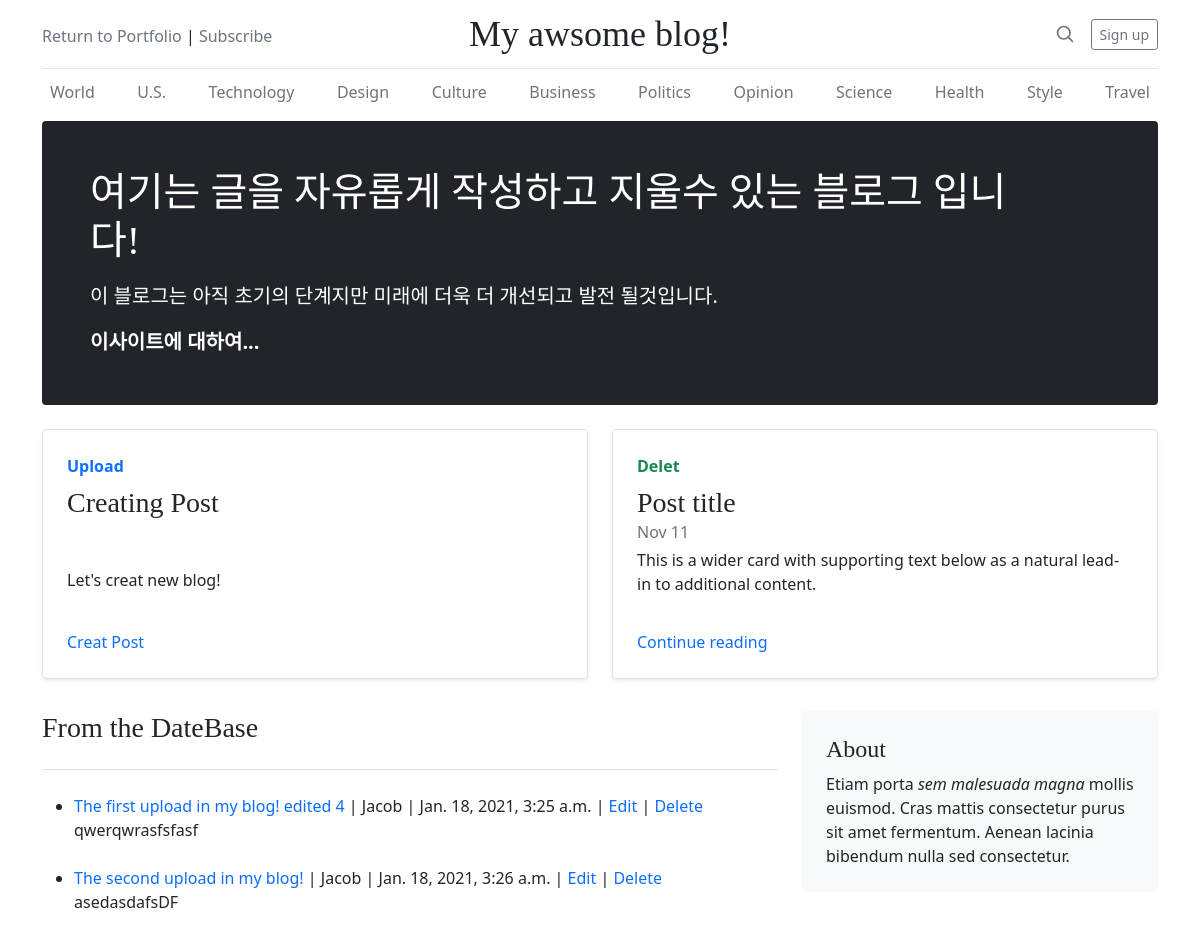
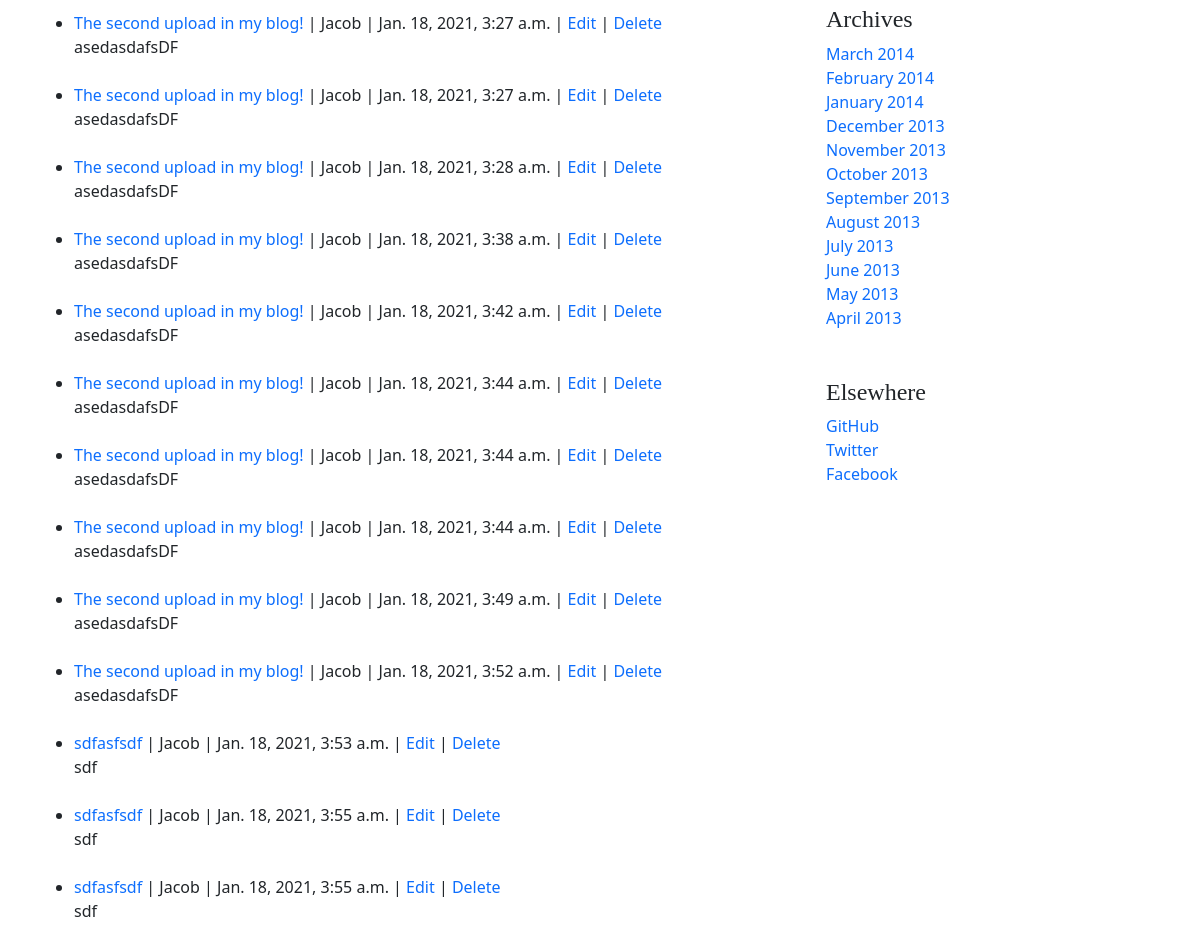
The page /blog/New/ (upper part) on the database as committed earlier (2 pictures, top to bottom).
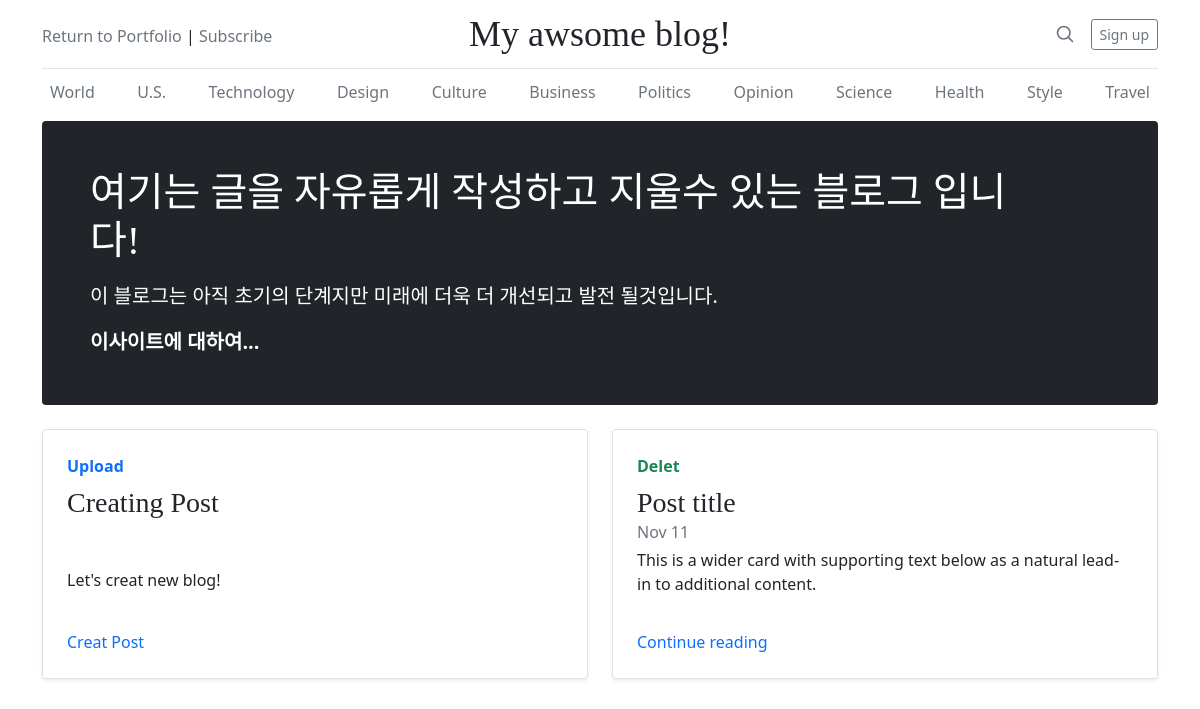
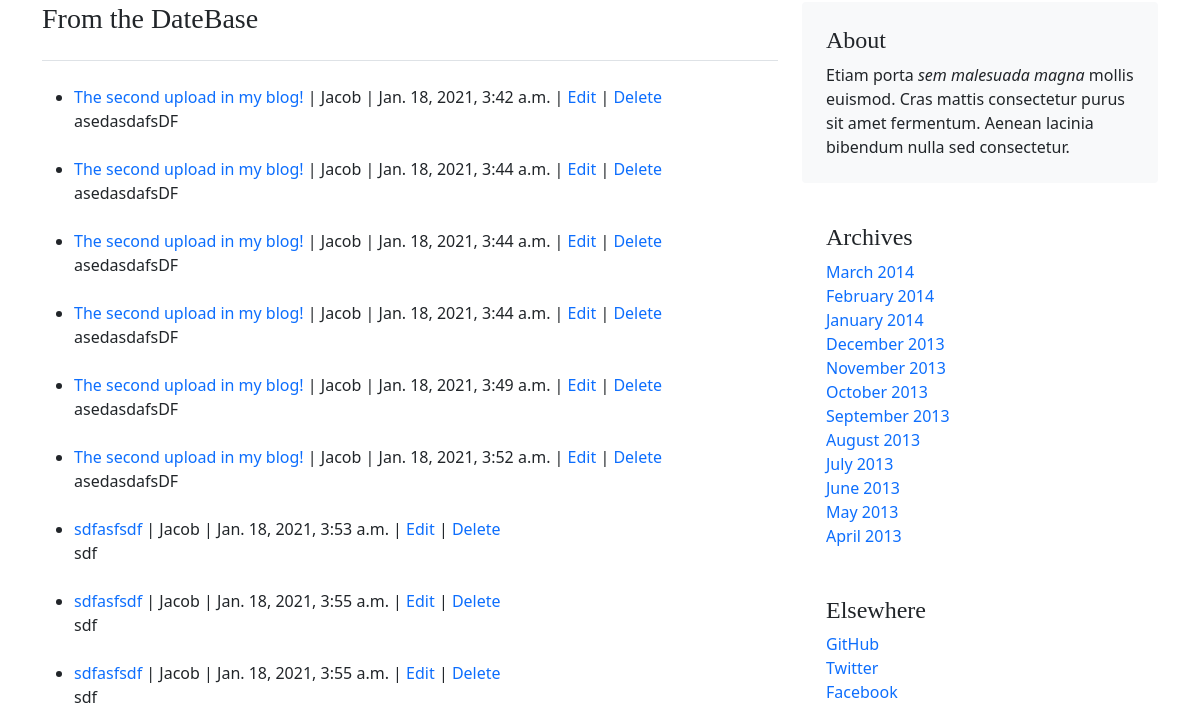
The same page on the database as committed later (2 pictures, top to bottom).
### blog/models.py (models this page shows, shortened)
class Post(models.Model):
    title = models.CharField(max_length=200)
    title_tag = models.CharField(max_length=200)
    title_image = models.ImageField(blank=True)
    author = models.ForeignKey(User, on_delete=models.CASCADE)
    content = models.TextField()
    createDate = models.DateTimeField(auto_now_add=True)
    updateDate = models.DateTimeField(auto_now_add=True)
    category = models.ManyToManyField(Category, help_text="글의 분류를 설정하세요.")

### blog/views.py (the view)
# urls.py: path('New/', HomeView.as_view(), name='New'),
class HomeView(ListView):
    model = Post
    template_name = 'New.html'

### blog/templates/New.html (shortened to what this page needs)
<!DOCTYPE html>
<html lang="en">
    <head>
    {%load static%}
        <link rel="stylesheet" href="{% static 'css/blog.css' %}">
        <link href="https://cdn.jsdelivr.net/npm/bootstrap@5.0.0-beta1/dist/css/bootstrap.min.css" rel="stylesheet">
      </head>
      <body>
        <div class="container">
          <header class="blog-header py-3">
            <div class="row flex-nowrap justify-content-between align-items-center">
              <div class="col-4 pt-1">
                <a class="link-secondary" href="{% url 'index' %}">Return to Portfolio</a> |
                <a class="link-secondary" href="#">Subscribe</a>
              </div>
              <div class="col-4 text-center">
                <a class="blog-header-logo text-dark" href="#">My awsome blog!</a>
              </div>
              <div class="col-4 d-flex justify-content-end align-items-center">
                <a class="link-secondary" href="#" aria-label="Search">
                  <svg xmlns="http://www.w3.org/2000/svg" width="20" height="20" fill="none" stroke="currentColor" stroke-linecap="round" stroke-linejoin="round" stroke-width="2" class="mx-3" role="img" viewBox="0 0 24 24"><title>Search</title><circle cx="10.5" cy="10.5" r="7.5"/><path d="M21 21l-5.2-5.2"/></svg>
                </a>
                <a class="btn btn-sm btn-outline-secondary" href="#">Sign up</a>
              </div>
            </div>
          </header>
          <div class="nav-scroller py-1 mb-2">
            <nav class="nav d-flex justify-content-between">
              <a class="p-2 link-secondary" href="#">World</a>
              <a class="p-2 link-secondary" href="#">U.S.</a>
              <a class="p-2 link-secondary" href="#">Technology</a>
              <a class="p-2 link-secondary" href="#">Design</a>
              <a class="p-2 link-secondary" href="#">Culture</a>
              <a class="p-2 link-secondary" href="#">Business</a>
              <a class="p-2 link-secondary" href="#">Politics</a>
              <a class="p-2 link-secondary" href="#">Opinion</a>
              <a class="p-2 link-secondary" href="#">Science</a>
              <a class="p-2 link-secondary" href="#">Health</a>
              <a class="p-2 link-secondary" href="#">Style</a>
              <a class="p-2 link-secondary" href="#">Travel</a>
            </nav>
          </div>
        </div>
        <main class="container">
          <div class="p-4 p-md-5 mb-4 text-white rounded bg-dark">
            <div class="col-md-11 px-0">
              <h1 class="display-6 font-italic">여기는 글을 자유롭게 작성하고 지울수 있는 블로그 입니다!</h1>
              <p class="lead my-3">이 블로그는 아직 초기의 단계지만 미래에 더욱 더 개선되고 발전 될것입니다.</p>
              <p class="lead mb-0"><a href="#" class="text-white fw-bold">이사이트에 대하여...</a></p>
            </div>
          </div>
          <div class="row mb-2">
            <div class="col-md-6">
              <div class="row g-0 border rounded overflow-hidden flex-md-row mb-4 shadow-sm h-md-250 position-relative">
                <div class="col p-4 d-flex flex-column position-static">
                  <strong class="d-inline-block mb-2 text-primary">Upload</strong>
                  <h3 class="mb-0">Creating Post</h3>
                  <br></br>
                  <p class="card-text mb-auto">Let's creat new blog!</p>
                  <a href="{% url 'CreatePost' %}" class="stretched-link">Creat Post</a>
                </div>
              </div>
            </div>
            <div class="col-md-6">
              <div class="row g-0 border rounded overflow-hidden flex-md-row mb-4 shadow-sm h-md-250 position-relative">
                <div class="col p-4 d-flex flex-column position-static">
                  <strong class="d-inline-block mb-2 text-success">Delet</strong>
                  <h3 class="mb-0">Post title</h3>
                  <div class="mb-1 text-muted">Nov 11</div>
                  <p class="mb-auto">This is a wider card with supporting text below as a natural lead-in to additional content.</p>
                  <a href="#" class="stretched-link">Continue reading</a>
                </div>
              </div>
            </div>
          </div>
          <div class="row">
            <div class="col-md-8">
              <h3 class="pb-4 mb-4 font-italic border-bottom">
                From the DateBase
              </h3>
              <ul>
              {% for post in object_list %}
                  <li><a href="{% url 'Detail' post.pk %}">{{ post.title }}</a>
                     | {{ post.author }} | {{post.createDate}} |
                     <a href="{% url 'update_post' post.pk %}">Edit</a> |
                     <a href="{% url 'delete_post' post.pk %}">Delete</a> </br>
                  {{ post.content }}</li><br/>
              {% endfor %}
              </ul>
            </div>
            <div class="col-md-4">
              <div class="p-4 mb-3 bg-light rounded">
                <h4 class="font-italic">About</h4>
                <p class="mb-0">Etiam porta <em>sem malesuada magna</em> mollis euismod. Cras mattis consectetur purus sit amet fermentum. Aenean lacinia bibendum nulla sed consectetur.</p>
              </div>
              <div class="p-4">
                <h4 class="font-italic">Archives</h4>
                <ol class="list-unstyled mb-0">
                  <li><a href="#">March 2014</a></li>
                  <li><a href="#">February 2014</a></li>
                  <li><a href="#">January 2014</a></li>
                  <li><a href="#">December 2013</a></li>
                  <li><a href="#">November 2013</a></li>
                  <li><a href="#">October 2013</a></li>
                  <li><a href="#">September 2013</a></li>
                  <li><a href="#">August 2013</a></li>
                  <li><a href="#">July 2013</a></li>
                  <li><a href="#">June 2013</a></li>
                  <li><a href="#">May 2013</a></li>
                  <li><a href="#">April 2013</a></li>
                </ol>
              </div>
              <div class="p-4">
                <h4 class="font-italic">Elsewhere</h4>
                <ol class="list-unstyled">
                  <li><a href="#">GitHub</a></li>
                  <li><a href="#">Twitter</a></li>
                  <li><a href="#">Facebook</a></li>
                </ol>
              </div>
            </div>
          </div>
        </main>
      </body>
</html>

### static/css/blog.css (style rules this page uses)
.blog-header { line-height: 1; border-bottom: 1px solid #e5e5e5; }
.blog-header-logo { font-family: "Playfair Display", Georgia, "Times New Roman", serif; font-size: 2.25rem; }
h1, h2, h3, h4, h5, h6 { font-family: "Playfair Display", Georgia, "Times New Roman", serif; }
.nav-scroller { position: relative; z-index: 2; height: 2.75rem; overflow-y: hidden; }
.nav-scroller .nav { display: flex; flex-wrap: nowrap; padding-bottom: 1rem; margin-top: -1px; overflow-x: auto; text-align: center; white-space: nowrap; -webkit-overflow-scrolling: touch; }
@media (min-width: 768px) { .h-md-250 { height: 250px; } }

### blog/templates/New.html (style rules this page uses)
a { text-decoration:none }

Rows that differ between the two databases and show on the page:
removed Post: title "The first upload in my blog! edited 4", author "Jacob", createDate "Jan. 18, 2021, 3:25 a.m.", content "qwerqwrasfsfasf"
removed Post: title "The second upload in my blog!", author "Jacob", createDate "Jan. 18, 2021, 3:26 a.m.", content "asedasdafsDF"
removed Post: title "The second upload in my blog!", author "Jacob", createDate "Jan. 18, 2021, 3:27 a.m.", content "asedasdafsDF"
removed Post: title "The second upload in my blog!", author "Jacob", createDate "Jan. 18, 2021, 3:27 a.m.", content "asedasdafsDF"
removed Post: title "The second upload in my blog!", author "Jacob", createDate "Jan. 18, 2021, 3:28 a.m.", content "asedasdafsDF"
removed Post: title "The second upload in my blog!", author "Jacob", createDate "Jan. 18, 2021, 3:38 a.m.", content "asedasdafsDF"
